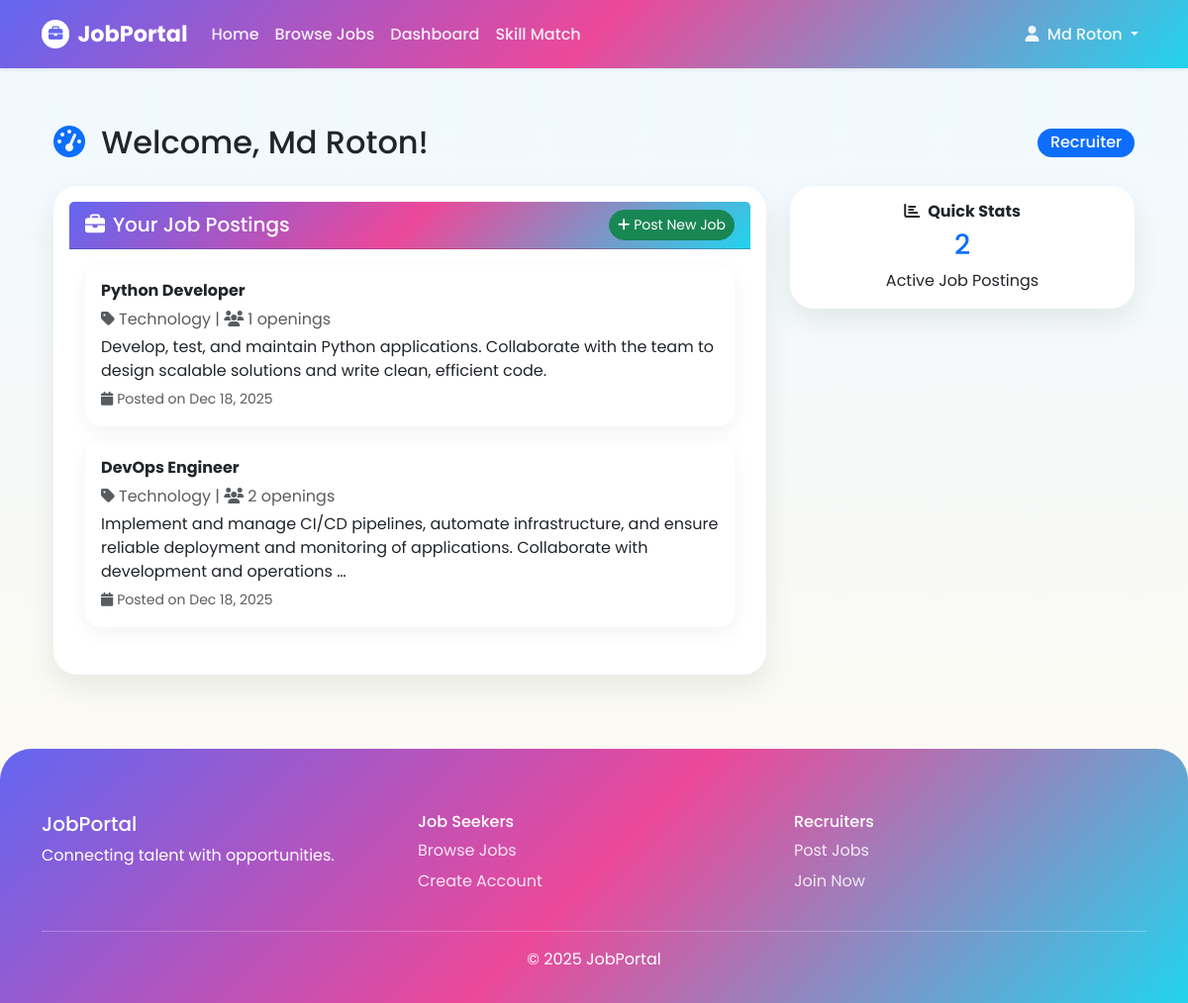
Screenshot of /dashboard (signed in) with the database file from the repository.
### my_App/models.py (models this page shows, shortened)
class UserProfile(models.Model):
    USER_TYPES = [
        ('recruiter', 'Recruiter'),
        ('jobseeker', 'Job Seeker'),
    ]
    user = models.OneToOneField(User, on_delete=models.CASCADE)
    display_name = models.CharField(max_length=100)
    user_type = models.CharField(max_length=20, choices=USER_TYPES)
    company_name = models.CharField(max_length=200, blank=True, null=True)
    company_description = models.TextField(blank=True, null=True)
    company_website = models.URLField(blank=True, null=True)
    skills = models.TextField(blank=True, null=True, help_text="Enter skills separated by commas")
    resume = models.FileField(
        upload_to='resumes/',
        blank=True,
        null=True,
        validators=[FileExtensionValidator(allowed_extensions=['pdf', 'doc', 'docx'])]
    )
    profile_image = models.ImageField(
        upload_to='profile_images/',
        default='profile_images/default.png',
        blank=True,
        null=True
    )
    created_at = models.DateTimeField(auto_now_add=True)
    updated_at = models.DateTimeField(auto_now=True)

class Job(models.Model):
    CATEGORY_CHOICES = [
        ('technology', 'Technology'),
        ('finance', 'Finance'),
        ('healthcare', 'Healthcare'),
        ('education', 'Education'),
        ('marketing', 'Marketing'),
        ('sales', 'Sales'),
        ('other', 'Other'),
    ]
    recruiter = models.ForeignKey(
        UserProfile,
        on_delete=models.CASCADE,
        limit_choices_to={'user_type': 'recruiter'}
    )
    title = models.CharField(max_length=200)
    number_of_openings = models.PositiveIntegerField()
    category = models.CharField(max_length=50, choices=CATEGORY_CHOICES)
    description = models.TextField()
    required_skills = models.TextField(help_text="Enter required skills separated by commas")
    created_at = models.DateTimeField(auto_now_add=True)
    updated_at = models.DateTimeField(auto_now=True)

### my_App/views.py (the view, shortened to what this page needs)
# urls.py: path('dashboard', views.dashboard, name='dashboard'),
@login_required
def dashboard(request):
    try:
        profile = request.user.userprofile
    except UserProfile.DoesNotExist:
        messages.error(request, 'Please complete your profile.')
        return redirect('profile')
    context = {'profile': profile}
    if profile.user_type == 'recruiter':
        context['jobs'] = Job.objects.filter(recruiter=profile)
    return render(request, 'jobportal/dashboard.html', context)

### my_App/templates/jobportal/dashboard.html (shortened to what this page needs)
{% extends 'base.html' %}
{% block content %}
<div class="page-wrapper container">
    <div class="row mb-4">
        <div class="col-12 d-flex flex-wrap justify-content-between align-items-center">
            <h2 class="mb-2 mb-md-0">
                <i class="fas fa-tachometer-alt me-2 text-primary"></i>
                Welcome, {{ profile.display_name }}!
            </h2>
            <span class="badge bg-primary fs-6">{{ profile.get_user_type_display }}</span>
        </div>
    </div>
    {% if profile.user_type == 'recruiter' %}
        <div class="row g-4">
            <div class="col-lg-8">
                <div class="card p-3">
                    <div class="card-header d-flex justify-content-between align-items-center">
                        <h5 class="mb-0">
                            <i class="fas fa-briefcase me-2"></i>Your Job Postings
                        </h5>
                        <a href="{% url 'post_job' %}" class="btn btn-success btn-sm">
                            <i class="fas fa-plus me-1"></i>Post New Job
                        </a>
                    </div>
                    <div class="card-body">
                        {% if jobs %}
                            {% for job in jobs %}
                                <div class="job-list-item mb-3">
                                    <h6 class="fw-bold">{{ job.title }}</h6>
                                    <p class="text-muted mb-1">
                                        <i class="fas fa-tag me-1"></i>{{ job.get_category_display }} |
                                        <i class="fas fa-users me-1"></i>{{ job.number_of_openings }} openings
                                    </p>
                                    <p class="mb-1">{{ job.description|truncatewords:20 }}</p>
                                    <small class="text-muted">
                                        <i class="fas fa-calendar me-1"></i>Posted on {{ job.created_at|date:"M d, Y" }}
                                    </small>
                                </div>
                            {% endfor %}
                        {% else %}
                            <p class="text-muted text-center py-4">
                                <i class="fas fa-info-circle me-2"></i>
                                You haven't posted any jobs yet.
                                <a href="{% url 'post_job' %}">Post your first job</a>
                            </p>
                        {% endif %}
                    </div>
                </div>
            </div>
            <div class="col-lg-4">
                <div class="card p-3 text-center">
                    <h6 class="fw-bold mb-2">
                        <i class="fas fa-chart-bar me-2"></i>Quick Stats
                    </h6>
                    <h3 class="text-primary">{{ jobs.count }}</h3>
                    <p class="mb-0">Active Job Postings</p>
                </div>
            </div>
        </div>
    {% endif %}
</div>
{% endblock %}

### my_App/templates/base.html (shortened to what this page needs)
<!DOCTYPE html>
<html lang="en">
<head>
    <link href="https://cdn.jsdelivr.net/npm/bootstrap@5.3.3/dist/css/bootstrap.min.css" rel="stylesheet">
    <link href="https://cdnjs.cloudflare.com/ajax/libs/font-awesome/6.5.0/css/all.min.css" rel="stylesheet">
    <link href="https://cdn.jsdelivr.net/npm/aos@2.3.4/dist/aos.css" rel="stylesheet">
</head>
<body>
<nav class="navbar navbar-expand-lg shadow-sm">
    <div class="container">
        <a class="navbar-brand d-flex align-items-center gap-2" href="{% url 'home' %}">
            <i class="fas fa-briefcase"></i> JobPortal
        </a>
        <div class="collapse navbar-collapse" id="navbarNav">
            <ul class="navbar-nav me-auto align-items-lg-center">
                <li class="nav-item"><a class="nav-link" href="{% url 'home' %}">Home</a></li>
                <li class="nav-item"><a class="nav-link" href="{% url 'job_list' %}">Browse Jobs</a></li>
                {% if user.is_authenticated %}
                    <li class="nav-item"><a class="nav-link" href="{% url 'dashboard' %}">Dashboard</a></li>
                    <li class="nav-item"><a class="nav-link" href="{% url 'skill_match' %}">Skill Match</a></li>
                {% endif %}
            </ul>
            <ul class="navbar-nav align-items-lg-center">
                {% if user.is_authenticated %}
                    <li class="nav-item dropdown">
                        <a class="nav-link dropdown-toggle" data-bs-toggle="dropdown" href="#">
                            <i class="fas fa-user me-1"></i>
                            {{ user.userprofile.display_name|default:user.username }}
                        </a>
                    </li>
                {% else %}
                    <li class="nav-item"><a class="nav-link" href="{% url 'login' %}">Login</a></li>
                    <li class="nav-item ms-lg-2">
                        <a class="nav-btn" href="{% url 'register' %}">Register</a>
                    </li>
                {% endif %}
            </ul>
        </div>
    </div>
</nav>
<main class="container my-4">
    {% block content %}{% endblock %}
</main>
<footer>
    <div class="container">
        <div class="row text-center text-md-start">
            <div class="col-md-4 mb-3">
                <h5>JobPortal</h5>
                <p>Connecting talent with opportunities.</p>
            </div>
            <div class="col-md-4 mb-3">
                <h6>Job Seekers</h6>
                <a class="footer-link" href="{% url 'job_list' %}">Browse Jobs</a>
                <a class="footer-link" href="{% url 'register' %}">Create Account</a>
            </div>
            <div class="col-md-4 mb-3">
                <h6>Recruiters</h6>
                <a class="footer-link" href="{% url 'post_job' %}">Post Jobs</a>
                <a class="footer-link" href="{% url 'register' %}">Join Now</a>
            </div>
        </div>
        <hr>
        <p class="text-center mb-0">&copy; 2025 JobPortal</p>
    </div>
</footer>
</body>
</html>

### my_App/templates/base.html (style rules this page uses)
body { font-family: 'Poppins', sans-serif; background: linear-gradient(180deg, #f0f9ff 0%, #fffaf0 100%); overflow-x: hidden; }
.navbar { background: linear-gradient(135deg, #6366f1, #ec4899, #22d3ee); padding: .8rem 0; z-index: 1000; }
.navbar-brand { color: #fff !important; font-weight: 700; font-size: 1.4rem; }
.navbar-brand i { background: #fff; color: #6366f1; padding: 7px; border-radius: 50%; font-size: .9rem; }
.nav-link { color: rgba(255,255,255,.9) !important; font-weight: 500; padding: .45rem .9rem; border-radius: 50px; transition: .3s ease; }
.card { border-radius: 1.5rem; border: none; transition: all .3s ease; }
footer { background: linear-gradient(135deg, #6366f1, #ec4899, #22d3ee); color: #fff; padding: 4rem 0 2rem; border-top-left-radius: 2rem; border-top-right-radius: 2rem; }
.footer-link { color: rgba(255,255,255,.85); text-decoration: none; display: block; margin-bottom: .4rem; }

### my_App/templates/jobportal/dashboard.html (style rules this page uses)
.page-wrapper { min-height: 80vh; padding-top: 2rem; padding-bottom: 2rem; }
.card { border-radius: 1.5rem; box-shadow: 0 12px 30px rgba(0,0,0,.08); border: none; transition: all 0.3s ease; }
.btn { border-radius: 50px; transition: all 0.3s ease; }
.badge { border-radius: 50px; padding: .4rem .8rem; font-weight: 500; }
.card-header { background: linear-gradient(135deg, #6366f1, #ec4899, #22d3ee); color: #fff; border-radius: 1.5rem 1.5rem 0 0; }
.job-list-item { padding: 1rem; border-radius: 1rem; transition: all 0.3s ease; box-shadow: 0 6px 20px rgba(0,0,0,.05); }

### rows the page displays
UserProfile: display_name "Md Roton", user_type "Recruiter"
Job: title "Python Developer", category "Technology", number_of_openings "1", description "Develop, test, and maintain Python applications. Collaborate with the team to design scalable solutions and write clean, efficient code.", created_at "Dec 18, 2025"
Job: title "DevOps Engineer", category "Technology", number_of_openings "2", description "Implement and manage CI/CD pipelines, automate infrastructure, and ensure reliable deployment and monitoring of applications. Collaborate with development and operations …", created_at "Dec 18, 2025"

### other values shown
{{ user.userprofile.display_name|default:user.username }} "Md Roton"
{{ jobs.count }} "2"
